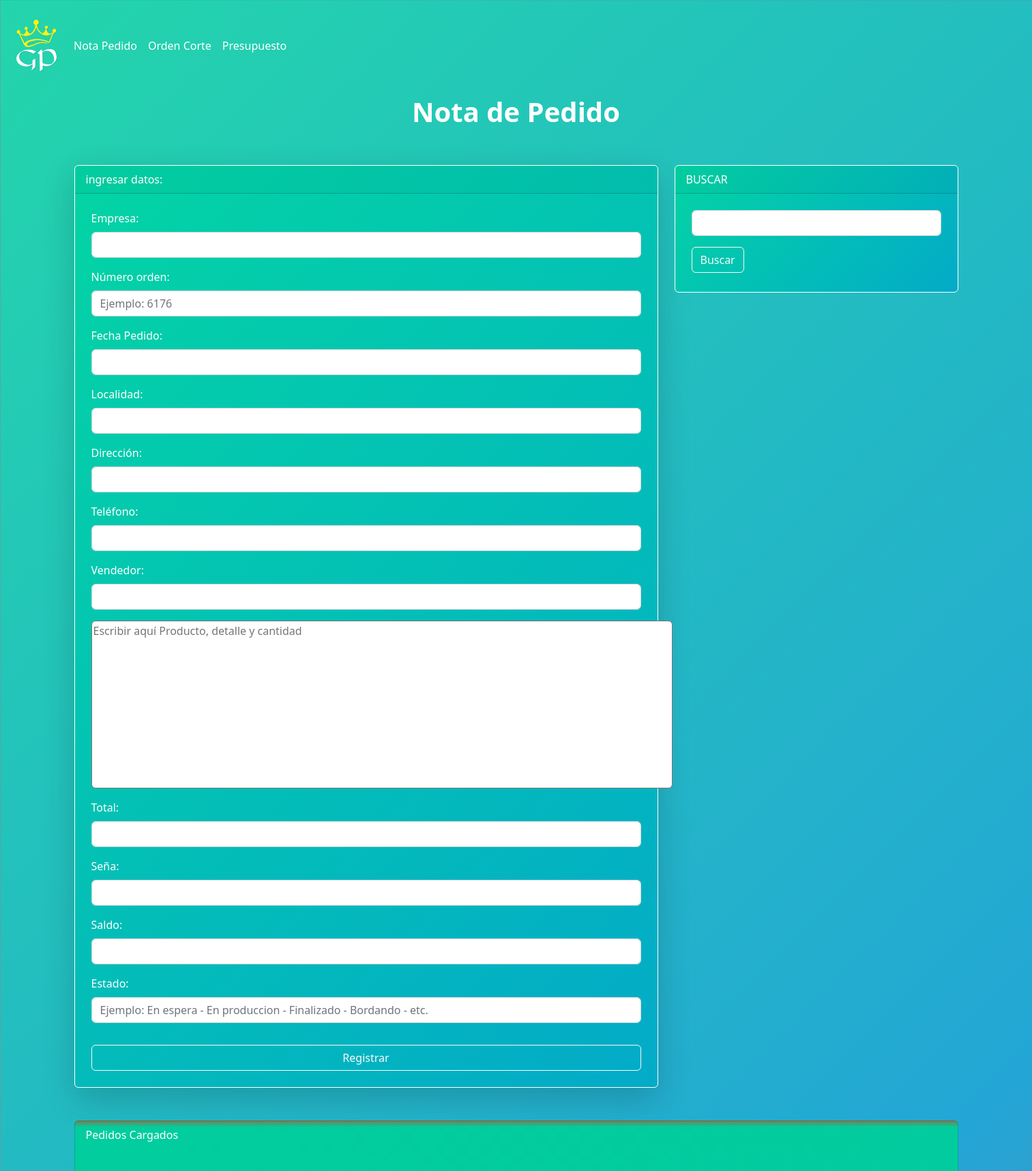
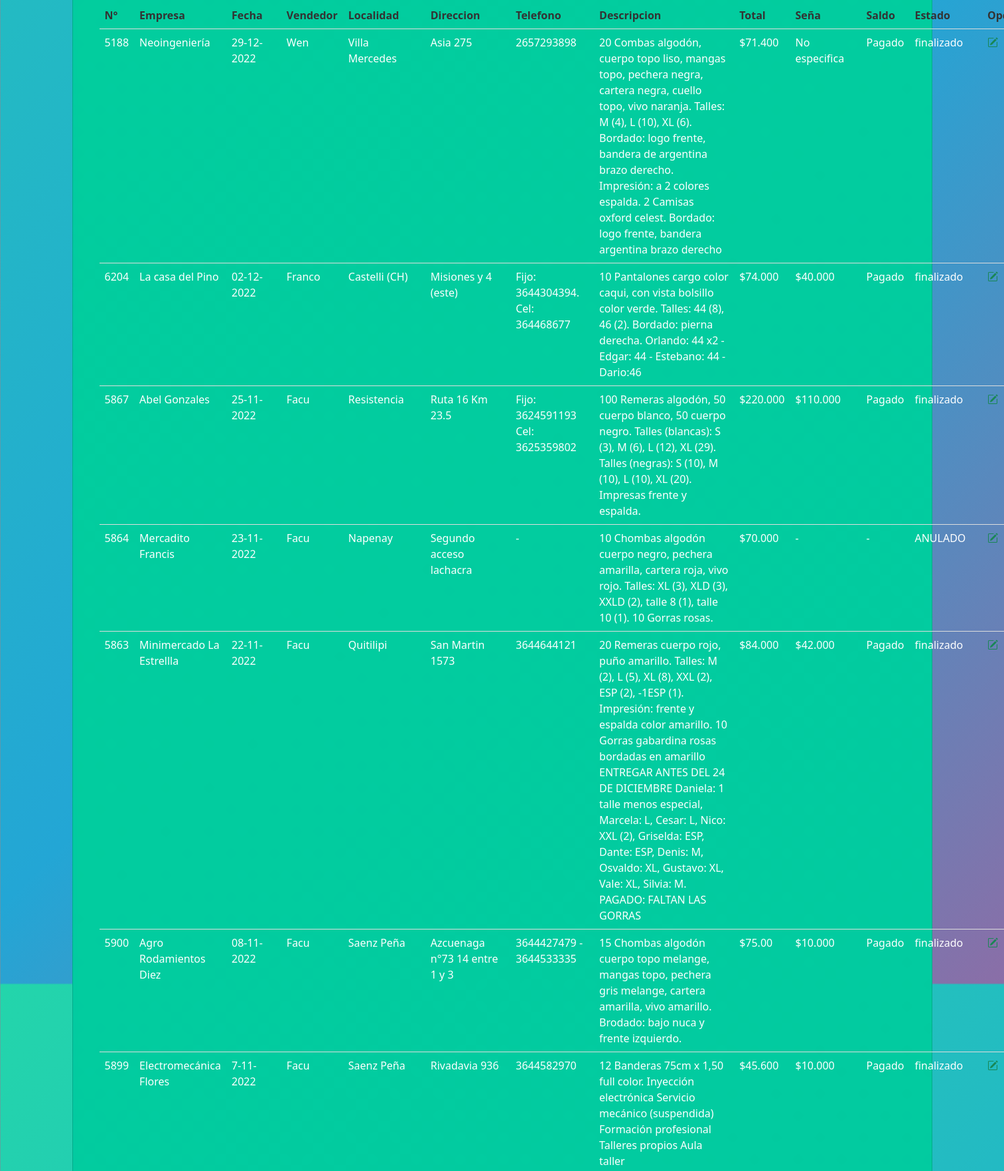
The page /notapedido/notapedido.php (upper part) on the database its author committed (2 pictures, top to bottom).
### tables this page shows
CREATE TABLE `notapedido` (
  `id` int(10) NOT NULL,
  `empresa` varchar(100) NOT NULL,
  `fecha` varchar(20) NOT NULL,
  `vendedor` varchar(20) NOT NULL,
  `localidad` varchar(100) NOT NULL,
  `direccion` varchar(200) NOT NULL,
  `telefono` varchar(100) NOT NULL,
  `textarea` varchar(3000) NOT NULL,
  `total` varchar(100) NOT NULL,
  `sena` varchar(100) NOT NULL,
  `saldo` varchar(100) NOT NULL,
  `estado` varchar(1000) NOT NULL,
  `codigo` int(10) NOT NULL
);

### notapedido/notapedido.php (the view, shortened to what this page needs)
<?php include '../header.php'?>
<?php
include_once "../model/conexion.php";
$sentencia = $bd->query("select * from notapedido");
$empresa = $sentencia->fetchAll(PDO::FETCH_OBJ);
?>
<div class="container-fluid ">
    <div class="row">
      <div class="col-md">
        <header class="py-3">
          <nav class="navbar navbar-expand-lg ">
            <div class="container-fluid">
              <a class="navbar-brand title text-white " href="../index.php">
                <img class="imgnav rotate-hor-bottom" src="../Logo_GP.svg" alt="">
                </a>
              <div class="collapse navbar-collapse" id="navbarNav">
                <ul class="navbar-nav">
                  <li class="nav-item">
                    <a class="nav-link text-white" aria-current="page" href='notapedido.php'>Nota Pedido</a>
                  </li>
                  <li class="nav-item">
                    <a class="nav-link text-white" href="../ordencorte/ordencorte.php">Orden Corte</a>
                  </li>
                  <li class="nav-item">
                    <a class="nav-link text-white"  href="../presupuesto.html">Presupuesto</a>
                  </li>
                </ul>
              </div>
            </div>
          </nav>
        </header>
      </div>
    </div>
  </div>
<div class="text-center fs-1 text fw-bold text-white tracking-in-expand"> Nota de Pedido </div>
<div class="container mt-5 ">
  <div class="row ">
    <div class="col-8">
        <div class="card border border-white shadow-lg">
          <div class="card-header">
            ingresar datos:
          </div>
          <form class="p-4" action="registrar.php" method="POST">
            <div class="mb-3">
              <label class="form-label"> Empresa: </label>
              <input type="text" class="form-control" name="txtEmpresa" autofocus require>
            </div>
            <div class="mb-3">
              <label class="form-label"> Número orden: </label>
              <input type="number" class="form-control" name="codigo" placeholder="Ejemplo: 6176">
            </div>
            <div class="mb-3">
              <label class="form-label"> Fecha Pedido: </label>
              <input type="text" class="form-control" name="FechaPedido" require>
            </div>
            <div class="mb-3">
              <label class="form-label"> Localidad: </label>
              <input type="text" class="form-control" name="txtLocalidad" require>
            </div>
            <div class="mb-3">
              <label class="form-label"> Dirección: </label>
              <input type="text" class="form-control" name="txtDireccion"  require>
            </div>
            <div class="mb-3">
              <label class="form-label"> Teléfono: </label>
              <input type="text" class="form-control" name="txtTelefono"  require>
            </div>
            <div class="mb-3">
              <label class="form-label"> Vendedor: </label>
              <input type="text" class="form-control" name="txtVendedor"  require>
            </div>
            <div class="mb-3 ">
              <textarea class="rounded" name="txtDescripcion" rows="10" cols="90" placeholder="Escribir aquí Producto, detalle y cantidad" style = "resize: none; display: block; margin-left: auto;margin-right: auto;"  ></textarea>
            </div>
            <div class="mb-3">
              <label class="form-label"> Total: </label>
              <input type="text" class="form-control" name="txtTotal"  require>
            </div>
            <div class="mb-3">
              <label class="form-label"> Seña: </label>
              <input type="text" class="form-control" name="txtSena"  require>
            </div>
            <div class="mb-3">
              <label class="form-label"> Saldo: </label>
              <input type="text" class="form-control" name="txtSaldo"  require>
            </div>
            <div class="mb-3">
              <label class="form-label"> Estado: </label>
              <input type="text" class="form-control" name="txtEstado" placeholder="Ejemplo: En espera - En produccion - Finalizado - Bordando - etc." require>
            </div>
            <div class="d-grid">
              <input type="submit" class="btn btn-outline-light mt-3" value="Registrar">
            </div>
          </form>
        </div>
    </div>
    <div class="col-4 ">
      <div class="card border border-white" >
          <div class="fw- bold card-header">
            BUSCAR
          </div>
          <form class="p-4" action="notapedido.php" method="POST">
            <div class="mb-1">
              <input type="text" class="form-control" name="buscar" require>
              <input type="submit" class="btn btn-outline-light mt-3" value="Buscar">
            </div>
          </form>
      </div>
    </div>
  </div>
</div>
<div class="container mt-5 mb-5">
  <div class="row justify-content-center">
    <div class="col">
        <div class="card">
          <div class="card-header">
            Pedidos Cargados
          <div class="p-4">
            <table class="table aling-middle text-white">
              <thead>
                <tr class="tablaNotaPedido">
                  <th scope="col">N°</th>
                  <th scope="col">Empresa</th>
                  <th scope="col">Fecha</th>
                  <th scope="col">Vendedor</th>
                  <th scope="col">Localidad</th>
                  <th scope="col">Direccion</th>
                  <th scope="col">Telefono</th>
                  <th scope="col">Descripcion</th>
                  <th scope="col">Total</th>
                  <th scope="col">Seña</th>
                  <th scope="col">Saldo</th>
                  <th scope="col">Estado</th>
                  <th scope="col" colspan="2">Opciones</th>
                </tr>
              </thead>
              <tbody>
                <?php
                foreach ($empresa as $dato) {
                ?>
                  <tr>
                    <td> <?php echo $dato->codigo ?></td>
                    <td> <?php echo $dato->empresa ?></td>
                    <td> <?php echo $dato->fecha ?></td>
                    <td> <?php echo $dato->vendedor ?></td>
                    <td> <?php echo $dato->localidad ?></td>
                    <td> <?php echo $dato->direccion ?></td>
                    <td> <?php echo $dato->telefono ?></td>
                    <td> <?php echo $dato->textarea ?></td>
                    <td> <?php echo $dato->total ?></td>
                    <td> <?php echo $dato->sena ?></td>
                    <td><?php echo $dato->saldo ?></td>
                    <td><?php echo $dato->estado ?></td>
                    <td ><a class="text-success" href="editar.php?codigo=<?php echo $dato->id ?>"><i class="bi bi-pencil-square"></i></a></td>
                  </tr>
                <?php
                }
                ?>
              </tbody>
            </table>
    </div>
  </div>
</div>
<?php include '../footer.php'?>

### style.css (style rules this page uses)
body { background: linear-gradient(-45deg, #ee7752, #e73c7e, #23a6d5, #23d5ab); background-size: 400% 400%; animation: gradient 15s ease infinite; margin: 0px; padding: 0px; height: 110%; display: flex; flex-direction: column; min-height: 100vh; }
.card { color: white !important; background: linear-gradient(-45deg, #f13c05, #eb075e, #039dd4, #03d4a4); background-size: 400% 400%; animation: gradient 15s ease infinite; }
.tablaNotaPedido { font-size: 1rem; }
.imgnav { width: 3em; }
.rotate-hor-bottom { animation: rotate-hor-bottom 0.5s cubic-bezier(0.645, 0.045, 0.355, 1.000) both; }
.tracking-in-expand { animation: tracking-in-expand 0.7s cubic-bezier(0.215, 0.610, 0.355, 1.000) both; }
table { margin-top: 20px; width: 100%; border-collapse: collapse; }
th, td { padding: 10px; border-bottom: 1px solid #dddddd; text-align: left; }
th { background-color: #f2f2f2; color: #333333; }

### rows shown on the page
notapedido: codigo "5188", empresa "Neoingeniería", fecha "29-12-2022", vendedor "Wen", localidad "Villa Mercedes", direccion "Asia 275", telefono "2657293898", textarea "20 Combas algodón, cuerpo topo liso, mangas topo, pechera negra, cartera negra, cuello topo, vivo naranja. Talles: M (4), L (10), XL (6). Bordado: logo frente, bandera de argentina brazo derecho. Impresión: a 2 colores espalda. 2 Camisas oxford celest. Bordado: logo frente, bandera argentina brazo derecho", total "$71.400", sena "No especifica", saldo "Pagado", estado "finalizado"
notapedido: codigo "6204", empresa "La casa del Pino", fecha "02-12-2022", vendedor "Franco", localidad "Castelli (CH)", direccion "Misiones y 4 (este)", telefono "Fijo: 3644304394. Cel: 364468677", textarea "10 Pantalones cargo color caqui, con vista bolsillo color verde. Talles: 44 (8), 46 (2). Bordado: pierna derecha. Orlando: 44 x2 - Edgar: 44 - Estebano: 44 - Dario:46", total "$74.000", sena "$40.000", saldo "Pagado", estado "finalizado"
notapedido: codigo "5867", empresa "Abel Gonzales", fecha "25-11-2022", vendedor "Facu", localidad "Resistencia", direccion "Ruta 16 Km 23.5", telefono "Fijo: 3624591193 Cel: 3625359802", textarea "100 Remeras algodón, 50 cuerpo blanco, 50 cuerpo negro. Talles (blancas): S (3), M (6), L (12), XL (29). Talles (negras): S (10), M (10), L (10), XL (20). Impresas frente y espalda.", total "$220.000", sena "$110.000", saldo "Pagado", estado "finalizado"
notapedido: codigo "5864", empresa "Mercadito Francis", fecha "23-11-2022", vendedor "Facu", localidad "Napenay", direccion "Segundo acceso lachacra", telefono "-", textarea "10 Chombas algodón cuerpo negro, pechera amarilla, cartera roja, vivo rojo. Talles: XL (3), XLD (3), XXLD (2), talle 8 (1), talle 10 (1). 10 Gorras rosas.", total "$70.000", sena "-", saldo "-", estado "ANULADO"
notapedido: codigo "5863", empresa "Minimercado La Estrellla", fecha "22-11-2022", vendedor "Facu", localidad "Quitilipi", direccion "San Martin 1573", telefono "3644644121", textarea "20 Remeras cuerpo rojo, puño amarillo. Talles: M (2), L (5), XL (8), XXL (2), ESP (2), -1ESP (1). Impresión: frente y espalda color amarillo. 10 Gorras gabardina rosas bordadas en amarillo ENTREGAR ANTES DEL 24 DE DICIEMBRE Daniela: 1 talle menos especial, Marcela: L, Cesar: L, Nico: XXL (2), Griselda: ESP, Dante: ESP, Denis: M, Osvaldo: XL, Gustavo: XL, Vale: XL, Silvia: M. PAGADO: FALTAN LAS GORRAS", total "$84.000", sena "$42.000", saldo "Pagado", estado "finalizado"
notapedido: codigo "5900", empresa "Agro Rodamientos Diez", fecha "08-11-2022", vendedor "Facu", localidad "Saenz Peña", direccion "Azcuenaga n°73 14 entre 1 y 3", telefono "3644427479 - 3644533335", textarea "15 Chombas algodón cuerpo topo melange, mangas topo, pechera gris melange, cartera amarilla, vivo amarillo. Brodado: bajo nuca y frente izquierdo.", total "$75.00", sena "$10.000", saldo "Pagado", estado "finalizado"
notapedido: codigo "5899", empresa "Electromecánica Flores", fecha "7-11-2022", vendedor "Facu", localidad "Saenz Peña", direccion "Rivadavia 936", telefono "3644582970", textarea "12 Banderas 75cm x 1,50 full color. Inyección electrónica Servicio mecánico (suspendida) Formación profesional Talleres propios Aula taller", total "$45.600", sena "$10.000", saldo "Pagado", estado "finalizado"
